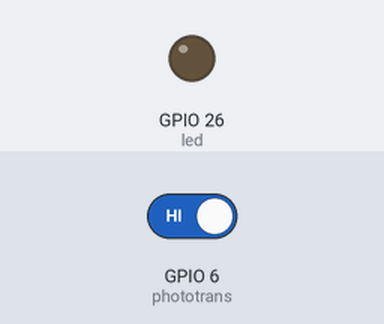
Bench run of a program on a simulated Raspberry Pi (BCM pin numbers). Parts: output pins drawn as LEDs (lit = HIGH). The test bench sets the inputs (shaded band); at power-on: GPIO 6 (phototrans) HIGH.

Above: at 1.2 s.
1.3 s: GPIO 6 (phototrans) driven LOW
At 2.0 s:
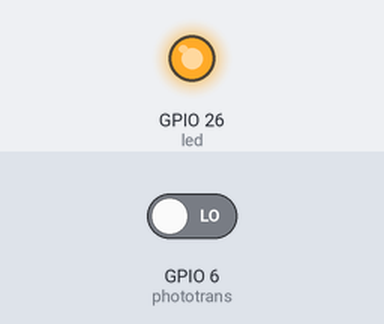
2.8 s: GPIO 6 (phototrans) driven HIGH
At 3.2 s:
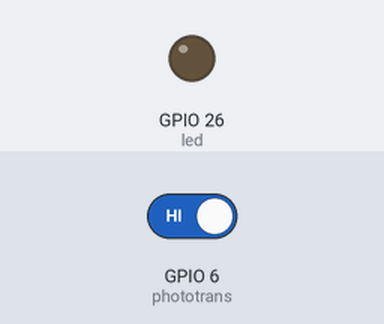
Timing chart, 0 to 5.8 s (numbered marks = the images above; inputs shaded):
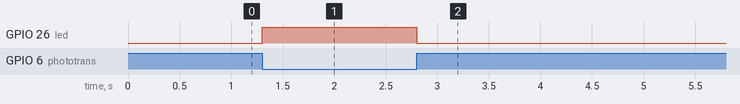

The program:

auto-lite.py
```python
import RPi.GPIO as GPIO


GPIO.setmode(GPIO.BCM)
GPIO.setwarnings(False)

led = 26
phototrans = 6

GPIO.setup(led, GPIO.OUT)
GPIO.setup(phototrans, GPIO.IN)

while True:
    GPIO.output(led, not GPIO.input(phototrans))
```

Measured:
- after the input at 1.3 s, GPIO 26 (led): LOW → HIGH at once
- after the input at 2.8 s, GPIO 26 (led): HIGH → LOW at once
